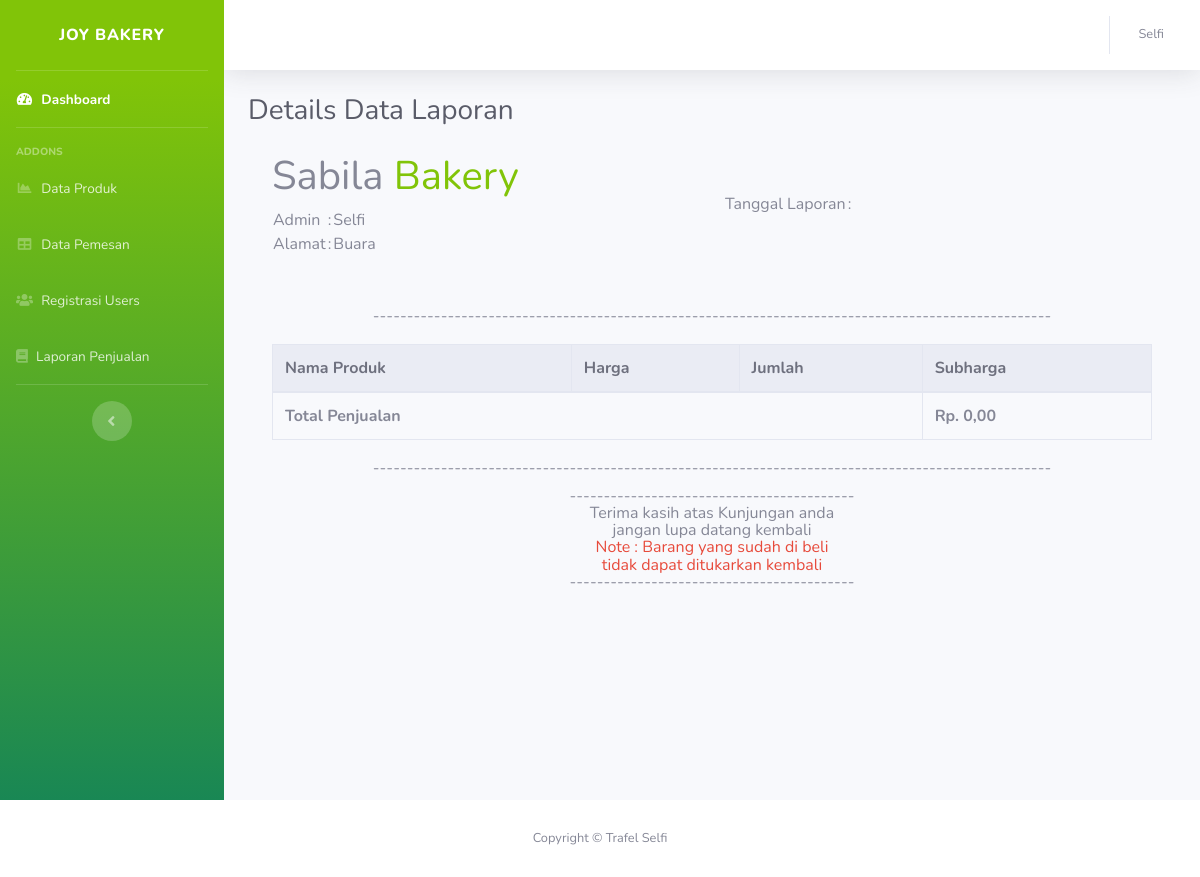
The app's page /admin/details-data-laporan.php?tanggal=2024-01-11 (signed in), older data.
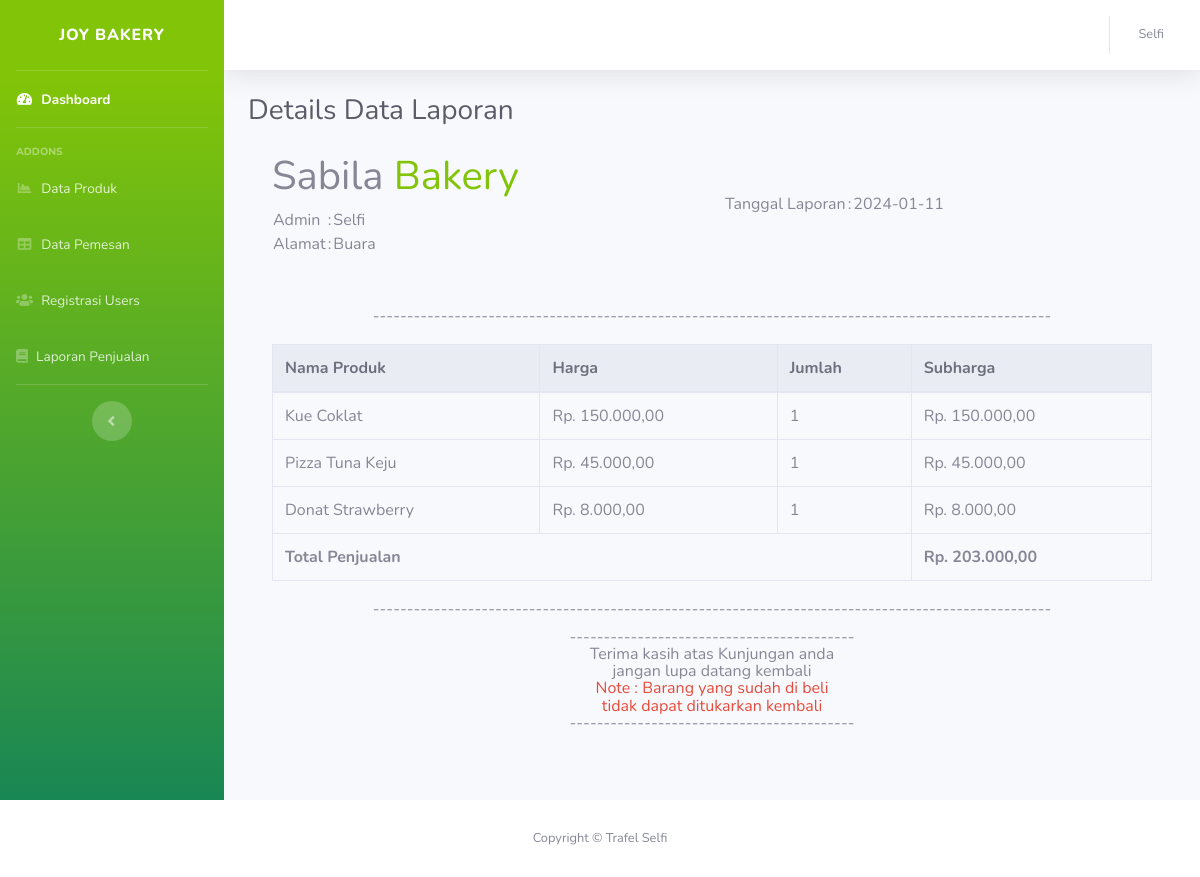
The same page, newer data.
### tables this page shows
CREATE TABLE `users` (
  `id_user` int(11) NOT NULL,
  `username` varchar(64) NOT NULL,
  `password` varchar(255) NOT NULL,
  `nama_lengkap` varchar(64) NOT NULL,
  `jenis_kelamin` varchar(64) NOT NULL,
  `tanggal_lahir` date NOT NULL,
  `alamat` varchar(64) NOT NULL,
  `no_tlp` char(12) NOT NULL,
  `role` varchar(64) NOT NULL
);

CREATE TABLE `pemesan` (
  `id_pemesan` int(11) NOT NULL,
  `tanggal_pemesan` date NOT NULL,
  `total_harga` int(11) NOT NULL,
  `total_bayar` int(11) NOT NULL
);

CREATE TABLE `detail_pemesan` (
  `id_detail_pemesan` int(11) NOT NULL,
  `id_pemesan` int(11) NOT NULL,
  `username` varchar(64) NOT NULL,
  `id_produk` int(11) NOT NULL,
  `jumlah_produk` int(11) NOT NULL
);

CREATE TABLE `produk` (
  `id_produk` int(11) NOT NULL,
  `nama_produk` varchar(64) NOT NULL,
  `deskripsi_produk` text NOT NULL,
  `jenis_produk` varchar(64) NOT NULL,
  `stok` int(50) NOT NULL,
  `harga` int(50) NOT NULL,
  `gambar` varchar(64) NOT NULL,
  `best` tinyint(1) NOT NULL DEFAULT 0
);

### admin/App/function.php (called while the page is built, shortened)
<?php
$dbHost = "localhost";
$dbUser = "root";
$dbPass = "";
$dbName = "db_kuliner";
$conn = mysqli_connect($dbHost, $dbUser, $dbPass, $dbName);
function query($query)
{
    global $conn;
    $result = mysqli_query($conn, $query);
    $rows = [];
    while ($row = mysqli_fetch_assoc($result)) {
        $rows[] = $row;
    }
    return $rows;
}

### admin/details-data-laporan.php (the view, shortened to what the changed rows need)
<?php
require("App/function.php");
$user = $_SESSION['login'];
$result = mysqli_query($conn, "SELECT * FROM users WHERE username = '$user'");
while ($row = mysqli_fetch_assoc($result)) {
    $rows[] = $row;
}
$tanggal = $_GET['tanggal'];
$result = query("SELECT * FROM detail_pemesan
               INNER JOIN produk ON detail_pemesan.id_produk = produk.id_produk
               INNER JOIN users ON detail_pemesan.username = users.username
               INNER JOIN pemesan ON detail_pemesan.id_pemesan = pemesan.id_pemesan
               WHERE tanggal_pemesan = '$tanggal'");
foreach ($result as $row) {
    $temp = $row['total_harga'];
    $tanggal_pesanan = $row['tanggal_pemesan'];
    if (isset($totalHarga)) {
        if ($totalHarga != $temp) {
            $totalHarga += $row['total_harga'];
        }
    } else {
        $totalHarga = $row['total_harga'];
    }
}
?>
<link href="asset/vendor/fontawesome-free/css/all.min.css" rel="stylesheet" type="text/css">
<link href="asset/css/sb-admin-2.min.css" rel="stylesheet">
<?php include("templates/header.php"); ?>
<div id="wrapper">
    <div id="content-wrapper" class="d-flex flex-column">
        <div id="content">
            <?php include "templates/navbar.php" ?>
            <div class="container-fluid">
                <div class="d-sm-flex align-items-center justify-content-between mb-4">
                    <h1 class="h3 mb-0 text-gray-800">Details Data Laporan</h1>
                </div>
                <div class="container">
                    <div class="row d-flex align-items-center justify-content-center">
                        <div class="col-md-6">
                            <h1>Sabila <span class="fw-bold text-primary">Bakery</span></h1>
                        </div>
                        <div class="col-md-6">
                            <table>
                                <tr>
                                    <td>Tanggal Laporan </td>
                                    <td>: </td>
                                    <td>
                                        <?= $tanggal_pesanan ?>
                                    </td>
                                </tr>
                            </table>
                        </div>
                    </div>
                </div>
                <div class="container">
                    <div class="row mt-5 justify-content-center">
                        <div class="col">
                            <table class="table table-bordered" id="example">
                                <thead class="thead-light">
                                    <tr>
                                        <th scope="col">Nama Produk</th>
                                        <th scope="col">Harga</th>
                                        <th scope="col">Jumlah</th>
                                        <th scope="col">Subharga</th>
                                    </tr>
                                </thead>
                                <tbody>
                                    <?php foreach ($result as $produk): ?>
                                        <tr>
                                            <td>
                                                <?= $produk['nama_produk']; ?>
                                            </td>
                                            <td>Rp.
                                                <?= number_format($produk['harga'], 2, ",", ".") ?>
                                            </td>
                                            <td>
                                                <?= $produk['jumlah_produk']; ?>
                                            </td>
                                            <td>Rp.
                                                <?= number_format($produk['jumlah_produk'] * $produk['harga'], 2, ",", ".") ?>
                                            </td>
                                        </tr>
                                    <?php endforeach; ?>
                                </tbody>
                                <tfoot>
                                    <tr>
                                        <th colspan="3">Total Penjualan</th>
                                        <th colspan="2">Rp.
                                            <?= number_format($totalHarga, 2, ",", ".") ?>
                                        </th>
                                    </tr>
                                </tfoot>
                            </table>
                        </div>
                    </div>
                </div>
            </div>
        </div>
    </div>
</div>
<?php include "templates/footer.php" ?>

### admin/templates/navbar.php (shortened to what the changed rows need)
<nav class="navbar navbar-expand navbar-light bg-white topbar mb-4 static-top shadow">
    <ul class="navbar-nav ml-auto">
        <li class="nav-item dropdown no-arrow">
            <a class="nav-link dropdown-toggle" href="#" id="userDropdown" role="button" data-toggle="dropdown"
                aria-haspopup="true" aria-expanded="false">
                <?php foreach ($rows as $userLengkap): ?>
                    <span class="mr-2 d-none d-lg-inline text-gray-600 small">Selfi</span>
                <?php endforeach; ?>
            </a>
        </li>
    </ul>
</nav>

Row changes from the older to the newer data that the page shows:
added pemesan: tanggal_pemesan "2024-01-11"
added detail_pemesan: id_produk.nama_produk "Kue Coklat", id_produk.harga "150.000,00", jumlah_produk "1", $produk['jumlah_produk']*$produk['harga'] "150.000,00"
added detail_pemesan: id_produk.nama_produk "Pizza Tuna Keju", id_produk.harga "45.000,00", jumlah_produk "1", $produk['jumlah_produk']*$produk['harga'] "45.000,00"
added detail_pemesan: id_produk.nama_produk "Donat Strawberry", id_produk.harga "8.000,00", jumlah_produk "1", $produk['jumlah_produk']*$produk['harga'] "8.000,00"
Text that changed along with them:
$totalHarga: "0,00" → "203.000,00"
